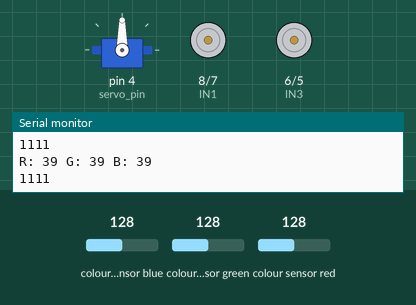
A sketch run on a simulated Arduino Uno, built with avr-gcc and run on an emulated ATmega328P. Shown: servo, motor-driver pin pairs drawn as motors (green arrow = first pin HIGH = forward, orange = second pin HIGH = backward, longer = more drive, scaled by the enable pin), the last lines printed to the serial monitor. Wiring (inferred from the names in the program): TCS3200 colour sensor: output pin 12; S2 pin 10; S3 pin 11. Inputs (shaded band) come from the test bench; at power-on: colour sensor red 128, colour sensor blue 128, colour sensor green 128.

Above: at 0.92 s.
1.3 s: colour sensor red set to 9
4.3 s: colour sensor red set to 6
At 6.0 s:
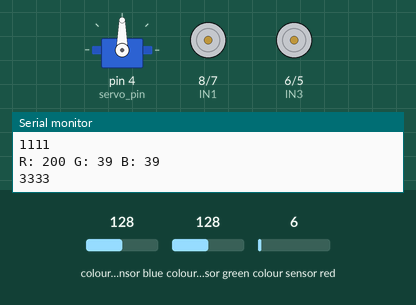
At 11.0 s:
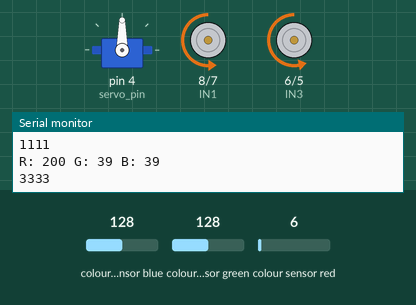
Timing chart, 0 to 11.9 s (numbered marks = the images above; inputs shaded):
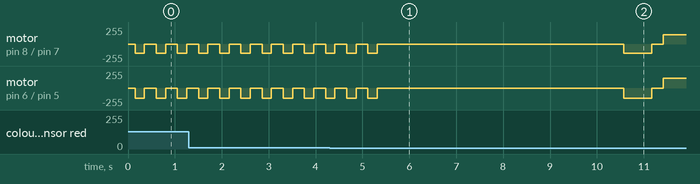

Measured:
- the behaviour switches between 8 and 7 on colour sensor red (found by bisection; images 0 and 1)

The sketch:

Challenge1.ino
```cpp
#include <Servo.h>

// LED
#define LED A1

// Ultrasonic Sensor connections
#define echo A0
#define trig 2

//Servo connections
#define servo_pin 4

// Left Motor connections
#define ENA 9
#define IN1 8
#define IN2 7

// Right Motor connections
#define IN3 6
#define IN4 5
#define ENB 3

// Colour Sensor connections
#define S0 0
#define S1 1
#define S2 10
#define S3 11
#define OUT 12
#define OE_PIN 13
int red = 0;
int green = 0;
int blue = 0;
int colour = 1111;
unsigned long previousTime = 0;
unsigned long currentTime = 0;
int rcounter = 0;
int gcounter = 0;
int bcounter = 0;
#define OTHER 1111
#define RED 3333
#define BLUE 4444
#define GREEN 5555

Servo myServo;

int claw_state;
#define OPEN 1
#define CLOSED 0

// Motor states
#define OFF 0
#define FORWARD 1
#define BACKWARD 2

long distance;
int STATE = 1;
int ROB_SPEED = 0.2462; // robot speed in m/s at L = 140, R = 150
bool motorsRunning = false;
long travelled = 0;
int t0 = 0;
int t1;
int colour1; int colour2; int colour3; int colour4; int colour5; int prevcolour; int currcolour;
int position = 0;

void setup() {
    Serial.begin(9600);

    // Setup USS
    pinMode(trig, OUTPUT);
    pinMode(echo, INPUT);

    // Setup CS
    pinMode(S0, OUTPUT);
    pinMode(S1, OUTPUT);
    pinMode(S2, OUTPUT);
    pinMode(S3, OUTPUT);
    pinMode(OUT, INPUT);
    pinMode(OE_PIN, OUTPUT);
    digitalWrite(S0, HIGH);
    digitalWrite(S1, LOW);
    digitalWrite(OE_PIN, LOW);

    // Setup servo
    myServo.attach(servo_pin);

    // Setup motors
    pinMode(ENA, OUTPUT);
    pinMode(ENB, OUTPUT);
    pinMode(IN1, OUTPUT);
    pinMode(IN2, OUTPUT);
    pinMode(IN3, OUTPUT);
    pinMode(IN4, OUTPUT);
    digitalWrite(IN1, LOW);
    digitalWrite(IN2, LOW);
    digitalWrite(IN3, LOW);
    digitalWrite(IN4, LOW);

    previousTime = millis();
}

int count1 = 0; int count2 = 0;

void loop() {
  colour_sensor();

  // STATE = 1
  if (STATE ==1) {
    if (colour == OTHER) {
      mv_forward();
      delay(200);
      STOP();
      delay(100);
      count1++;
      if (count1 >= 16) {
        mv_backward();
        delay(count1*200);
        STOP();
        delay(100);
        rotate_left(30);
        count1 = 0;
      }
    }
    else {
      colour1 = colour;
      STOP();
      delay(5000);
      STATE = 2;
    }
  }

  //STATE = 2
  if (STATE == 2) {
    if (colour == colour1 && position == 0) {
      mv_forward();
      delay(600);
      STOP();
      delay(100);
      position = 1;
    }
    else if ((colour == colour1 && position == 1) || (colour == OTHER)) {
      mv_backward();
      delay(600);
      STOP();
      delay(100);
      position = 0;
      rotate_left(30);
    }
    else if (colour != colour1 && colour != OTHER) {
      STOP();
      colour2 = colour;
      prevcolour = colour;
      delay(5000);
      STATE = 3;
    }
  }

  //STATE 3
  if (STATE == 3) {
    mv_forward();
    delay(200);
    STOP();
    delay(500);
    currcolour = colour;

    if (currcolour != prevcolour) {
      count2++;
    }

    prevcolour = colour;

    if (count2 == 3) {
      STOP();
      delay(1000);
      open_claw();
      delay(100000);
    }
  }
}

void pivot_left(int degrees) {
  int time = 1050 * (degrees/360);
  right_motor(FORWARD, 150);
  delay(time);
  STOP();
}

void pivot_right(int degrees) {
  int time = 1050 * (degrees/360);
  left_motor(FORWARD, 140);
  delay(time);
  STOP();
}

void rotate_left(int degrees) {
  int time = 500 * (degrees/40);
  left_motor(BACKWARD, 140);
  right_motor(FORWARD, 150);
  delay(time);
  STOP();
}

void rotate_right(int degrees) {
  int time = 500 * (degrees/40);
  left_motor(FORWARD, 140);
  right_motor(BACKWARD, 150);
  delay(time);
  STOP();
}

void mv_forward() {
  left_motor(FORWARD, 140);
  right_motor(FORWARD, 150);
  motorsRunning = true;
}

void mv_backward() {
  left_motor(BACKWARD, 140);
  right_motor(BACKWARD, 150);
  motorsRunning = true;
}

void forward_dist(int dist) {
  int time = 1000 * dist / ROB_SPEED; // duration in milliseconds
  mv_forward();
  delay(time);
  STOP();
}

void backward_dist(int dist) {
  int time = 1000 * dist / ROB_SPEED; // duration in milliseconds
  mv_backward();
  delay(time);
  STOP();
}

void STOP() {
  left_motor(OFF, 0);
  right_motor(OFF, 0);
  motorsRunning = false;
}

void open_claw() {
  if (claw_state) {
    return;
  }
  myServo.write(0);
  claw_state = OPEN;
}

void close_claw() {
  if (!claw_state) {
    return;
  }
  myServo.write(90);
  claw_state = CLOSED;
}

void left_motor(int direction, int speed) {
  if (speed >= 0 && speed <= 255){
   analogWrite(ENA, speed);
  }
  else {
    analogWrite(ENA, 0);
    Serial.print("Error: Incorrect use of motor speed");
  }

  if (direction == FORWARD){
    digitalWrite(IN1, LOW);
    digitalWrite(IN2, HIGH);
  }
  else if (direction == BACKWARD){
    digitalWrite(IN1, HIGH);
    digitalWrite(IN2, LOW);
  }
  else {
    digitalWrite(IN1, LOW);
    digitalWrite(IN2, LOW);
  }
}

void right_motor(int direction, int speed) {
  if (speed >= 0 && speed <= 255){
   analogWrite(ENB, speed);
  }
  else {
    analogWrite(ENB, 0);
    Serial.print("Error: Incorrect use of motor speed");
  }

  if (direction == FORWARD){
    digitalWrite(IN3, LOW);
    digitalWrite(IN4, HIGH);
  }
  else if (direction == BACKWARD){
    digitalWrite(IN3, HIGH);
    digitalWrite(IN4, LOW);
  }
  else {
    digitalWrite(IN3, LOW);
    digitalWrite(IN4, LOW);
  }
}

void read_distance() {
  long duration;
  // Send trigger pulse
  digitalWrite(trig, LOW);
  delayMicroseconds(2);
  digitalWrite(trig, HIGH);
  delayMicroseconds(10);
  digitalWrite(trig, LOW);

  // Measure echo duration
  duration = pulseIn(echo, HIGH);
  distance = duration / 58.2;

  //Serial.print("duration: "); Serial.print(duration); Serial.println(" ");
  Serial.print("distance: "); Serial.print(distance); Serial.println(" ");
  duration = pulseIn(echo, LOW);
}

void colour_sensor() {
  digitalWrite(S2, LOW);
  digitalWrite(S3, LOW);
  red = pulseIn(OUT, LOW, 100000);
  delay(50);

  digitalWrite(S2, HIGH);
  digitalWrite(S3, HIGH);
  green = pulseIn(OUT, LOW, 100000);
  delay(50);

  digitalWrite(S2, LOW);
  digitalWrite(S3, HIGH);
  blue = pulseIn(OUT, LOW, 100000);
  delay(50);

  Serial.print("R: "); Serial.print(red, DEC); Serial.print(" ");
  Serial.print("G: "); Serial.print(green, DEC); Serial.print(" ");
  Serial.print("B: "); Serial.print(blue, DEC); Serial.println(" ");

  colour = getColour(red, green, blue);
  Serial.println(colour);
}

int getColour(int red, int green, int blue) {
  if (red >= 190 && red <= 230) {
    rcounter++;
    if (rcounter == 3) {
      colour = RED;
      rcounter = 0;
    }
  }
  else if (blue >= 310 && blue <= 340) {
    bcounter++;
    if (bcounter == 3) {
      colour = BLUE;
      bcounter = 0;
    }
  }
  else if (green >= 410 && green <= 470 && blue >= 580) {
    gcounter++;
    if (gcounter == 3) {
      colour = GREEN;
      gcounter = 0;
    }
  }
  else {
    colour = OTHER;
  }
  return colour;
}
```
